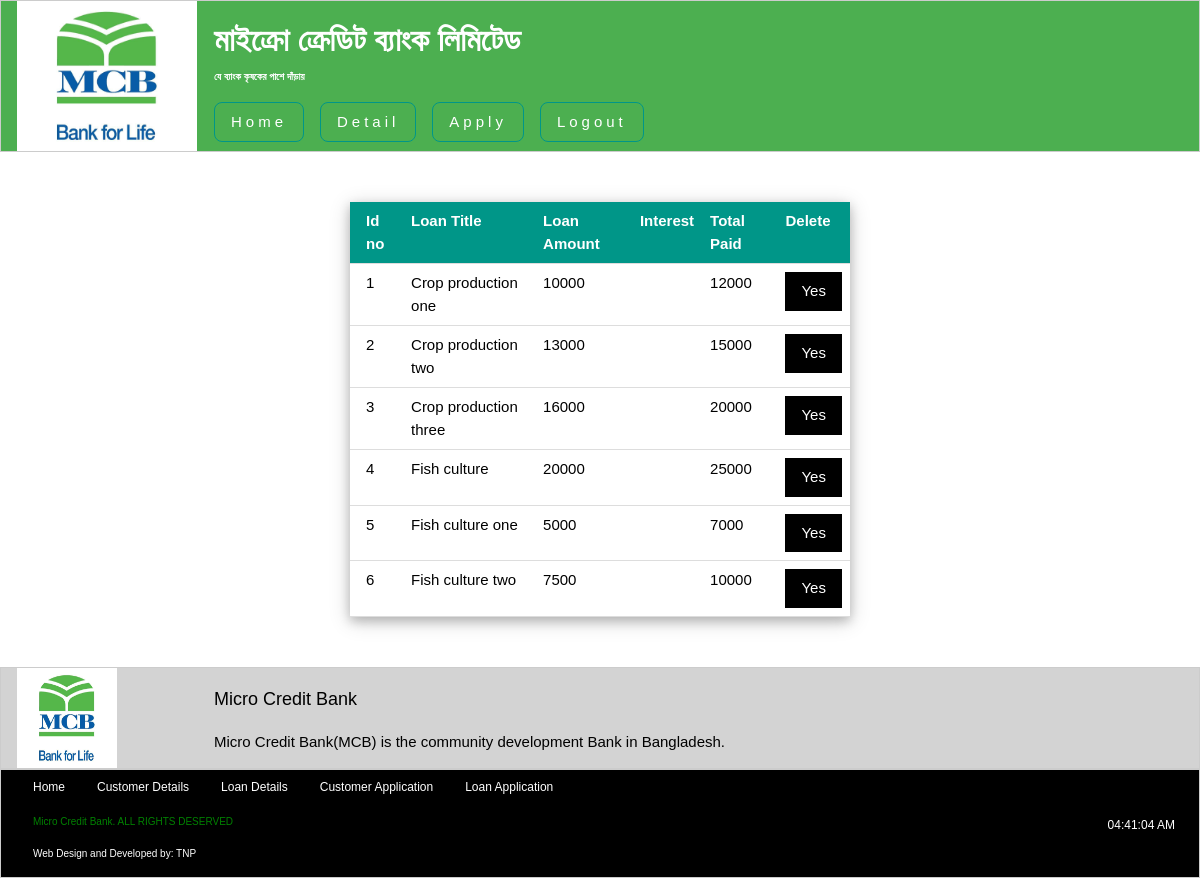
The app's page /micro_credit_bank/loan_detail.php with its own data.
### tables this page shows
CREATE TABLE IF NOT EXISTS `loan_category` (
`category_id` int(11) NOT NULL,
  `loan_type` varchar(255) NOT NULL,
  `loan_amount` int(11) NOT NULL,
  `total_paid` int(11) NOT NULL,
  `validity` varchar(255) NOT NULL
);

### micro_credit_bank/loan_detail.php (the view, shortened to what this page needs)
<div class="w3-container" style="min-height:295px;height:auto;">
<?php
	$sql = "SELECT * FROM loan_category";
	$result = mysql_query($sql);
	if($result)
	{
		if(mysql_num_rows($result))
		{?>
			<table class="w3-table w3-container w3-hoverable w3-bordered w3-middle w3-card-4" style="max-width:500px;width:50%;margin-top:50px; margin-bottom: 50px; font-family: Arial; ">
					<thead>
						<tr class="w3-teal">
							<th> Id no </th>
							<th> Loan Title </th>
							<th> Loan Amount </th>
							<th> Interest </th>
							<th> Total Paid </th>
							<th> Delete </th>
						</tr>
					</thead>
		<?php
			while($row = mysql_fetch_assoc($result))
			{
				?>
					<tr>
						<td> <?php echo $row['category_id']; ?> </td>
						<td> <?php echo $row['loan_type']; ?> </td>
						<td> <?php echo $row['loan_amount']; ?> </td>
						<td> <?php echo $row['interest']; ?> </td>
						<td> <?php echo $row['total_paid'] ?> </td>
						<td> <a href="loan_delete.php?id=<?php echo $row['category_id']; ?>"> <button class="w3-button w3-black" onclick="remove_note()">Yes</button></a> </td>
					</tr>
		<?php
			}
		?>
			</table>
	<?php
		}
	}
?>
</div>

### micro_credit_bank/css/w3_css.css (style rules this page uses)
html { box-sizing:border-box }
*,*:before,*:after { box-sizing:inherit }
html { -ms-text-size-adjust:100%;-webkit-text-size-adjust:100% }
body { margin:0 }
a { background-color:transparent;-webkit-text-decoration-skip:objects }
button,input,select,textarea { font:inherit;margin:0 }
button,input { overflow:visible }
button,select { text-transform:none }
button,html [type=button],[type=reset],[type=submit] { -webkit-appearance:button }
html,body { font-family:Verdana,sans-serif;font-size:15px;line-height:1.5 }
html { overflow-x:hidden }
a { color:inherit }
.w3-table,.w3-table-all { border-collapse:collapse;border-spacing:0;width:100%;display:table }
.w3-bordered tr,.w3-table-all tr { border-bottom:1px solid #ddd }
.w3-table td,.w3-table th,.w3-table-all td,.w3-table-all th { padding:8px 8px;display:table-cell;text-align:left;vertical-align:top }
.w3-table th:first-child,.w3-table td:first-child,.w3-table-all th:first-child,.w3-table-all td:first-child { padding-left:16px }
.w3-btn,.w3-button { border:none;display:inline-block;padding:8px 16px;vertical-align:middle;overflow:hidden;text-decoration:none;color:inherit;background-color:inherit;text-align:center;cursor:pointer;white-space:nowrap }
.w3-btn,.w3-button { -webkit-touch-callout:none;-webkit-user-select:none;-khtml-user-select:none;-moz-user-select:none;-ms-user-select:none;user-select:none }
.w3-container:after,.w3-container:before,.w3-panel:after,.w3-panel:before,.w3-row:after,.w3-row:before,.w3-row-padding:after,.w3-row-padding:before, .w3-cell-row:before,.w3-cell-row:after,.w3-clear:after,.w3-clear:before,.w3-bar:before,.w3-bar:after { content:"";display:table;clear:both }
.w3-container,.w3-panel { padding:0.01em 16px }
.w3-card-4,.w3-hover-shadow:hover { box-shadow:0 4px 10px 0 rgba(0,0,0,0.2),0 4px 20px 0 rgba(0,0,0,0.19) }
.w3-teal,.w3-hover-teal:hover { color:#fff!important;background-color:#009688!important }
.w3-black,.w3-hover-black:hover { color:#fff!important;background-color:#000!important }
.w3-middle { margin: 0 auto; }

### records on screen
loan_category: category_id "1", loan_type "Crop production one", loan_amount "10000", total_paid "12000"
loan_category: category_id "2", loan_type "Crop production two", loan_amount "13000", total_paid "15000"
loan_category: category_id "3", loan_type "Crop production three", loan_amount "16000", total_paid "20000"
loan_category: category_id "4", loan_type "Fish culture", loan_amount "20000", total_paid "25000"
loan_category: category_id "5", loan_type "Fish culture one", loan_amount "5000", total_paid "7000"
loan_category: category_id "6", loan_type "Fish culture two", loan_amount "7500", total_paid "10000"
